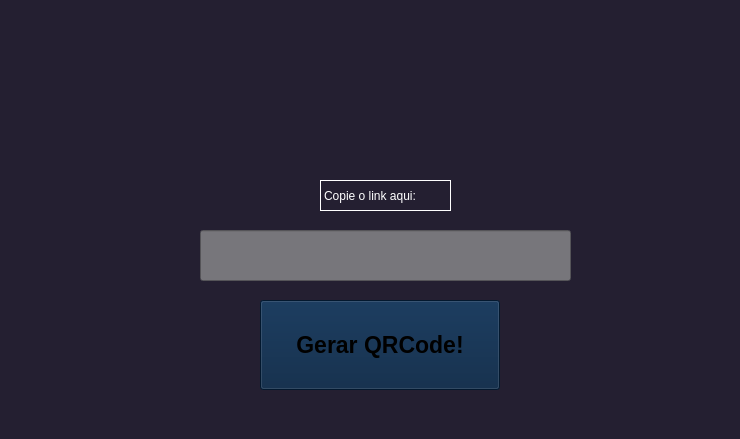
<?xml version="1.0" encoding="UTF-8"?>
<ui version="4.0">
 <class>DistribuicaoLucena</class>
 <widget class="QWidget" name="DistribuicaoLucena">
  <property name="geometry">
   <rect>
    <x>0</x>
    <y>0</y>
    <width>740</width>
    <height>439</height>
   </rect>
  </property>
  <property name="palette">
   <palette>
    <active>
     <colorrole role="Button">
      <brush brushstyle="SolidPattern">
       <color alpha="255">
        <red>36</red>
        <green>31</green>
        <blue>49</blue>
       </color>
      </brush>
     </colorrole>
     <colorrole role="Base">
      <brush brushstyle="SolidPattern">
       <color alpha="255">
        <red>36</red>
        <green>31</green>
        <blue>49</blue>
       </color>
      </brush>
     </colorrole>
     <colorrole role="Window">
      <brush brushstyle="SolidPattern">
       <color alpha="255">
        <red>36</red>
        <green>31</green>
        <blue>49</blue>
       </color>
      </brush>
     </colorrole>
     <colorrole role="Highlight">
      <brush brushstyle="SolidPattern">
       <color alpha="255">
        <red>38</red>
        <green>162</green>
        <blue>105</blue>
       </color>
      </brush>
     </colorrole>
     <colorrole role="AlternateBase">
      <brush brushstyle="SolidPattern">
       <color alpha="255">
        <red>255</red>
        <green>255</green>
        <blue>255</blue>
       </color>
      </brush>
     </colorrole>
    </active>
    <inactive>
     <colorrole role="Button">
      <brush brushstyle="SolidPattern">
       <color alpha="255">
        <red>36</red>
        <green>31</green>
        <blue>49</blue>
       </color>
      </brush>
     </colorrole>
     <colorrole role="Base">
      <brush brushstyle="SolidPattern">
       <color alpha="255">
        <red>36</red>
        <green>31</green>
        <blue>49</blue>
       </color>
      </brush>
     </colorrole>
     <colorrole role="Window">
      <brush brushstyle="SolidPattern">
       <color alpha="255">
        <red>36</red>
        <green>31</green>
        <blue>49</blue>
       </color>
      </brush>
     </colorrole>
     <colorrole role="Highlight">
      <brush brushstyle="SolidPattern">
       <color alpha="255">
        <red>38</red>
        <green>162</green>
        <blue>105</blue>
       </color>
      </brush>
     </colorrole>
     <colorrole role="AlternateBase">
      <brush brushstyle="SolidPattern">
       <color alpha="255">
        <red>255</red>
        <green>255</green>
        <blue>255</blue>
       </color>
      </brush>
     </colorrole>
    </inactive>
    <disabled>
     <colorrole role="Button">
      <brush brushstyle="SolidPattern">
       <color alpha="255">
        <red>36</red>
        <green>31</green>
        <blue>49</blue>
       </color>
      </brush>
     </colorrole>
     <colorrole role="Base">
      <brush brushstyle="SolidPattern">
       <color alpha="255">
        <red>36</red>
        <green>31</green>
        <blue>49</blue>
       </color>
      </brush>
     </colorrole>
     <colorrole role="Window">
      <brush brushstyle="SolidPattern">
       <color alpha="255">
        <red>36</red>
        <green>31</green>
        <blue>49</blue>
       </color>
      </brush>
     </colorrole>
     <colorrole role="Highlight">
      <brush brushstyle="SolidPattern">
       <color alpha="255">
        <red>145</red>
        <green>145</green>
        <blue>145</blue>
       </color>
      </brush>
     </colorrole>
     <colorrole role="AlternateBase">
      <brush brushstyle="SolidPattern">
       <color alpha="255">
        <red>255</red>
        <green>255</green>
        <blue>255</blue>
       </color>
      </brush>
     </colorrole>
    </disabled>
   </palette>
  </property>
  <property name="mouseTracking">
   <bool>false</bool>
  </property>
  <property name="focusPolicy">
   <enum>Qt::NoFocus</enum>
  </property>
  <property name="windowTitle">
   <string>Distribuição Lucena - Criador de QRCode.</string>
  </property>
  <property name="windowOpacity">
   <double>1.000000000000000</double>
  </property>
  <property name="styleSheet">
   <string notr="true">background-color: rgb(36, 31, 49);
alternate-background-color: rgb(255, 255, 255);</string>
  </property>
  <widget class="QPushButton" name="Gerar_QRCode">
   <property name="enabled">
    <bool>true</bool>
   </property>
   <property name="geometry">
    <rect>
     <x>260</x>
     <y>300</y>
     <width>240</width>
     <height>90</height>
    </rect>
   </property>
   <property name="palette">
    <palette>
     <active>
      <colorrole role="WindowText">
       <brush brushstyle="SolidPattern">
        <color alpha="255">
         <red>18</red>
         <green>19</green>
         <blue>20</blue>
        </color>
       </brush>
      </colorrole>
      <colorrole role="Button">
       <brush brushstyle="SolidPattern">
        <color alpha="255">
         <red>4</red>
         <green>33</green>
         <blue>65</blue>
        </color>
       </brush>
      </colorrole>
      <colorrole role="Base">
       <brush brushstyle="SolidPattern">
        <color alpha="255">
         <red>4</red>
         <green>33</green>
         <blue>65</blue>
        </color>
       </brush>
      </colorrole>
      <colorrole role="Window">
       <brush brushstyle="SolidPattern">
        <color alpha="255">
         <red>4</red>
         <green>33</green>
         <blue>65</blue>
        </color>
       </brush>
      </colorrole>
      <colorrole role="AlternateBase">
       <brush brushstyle="SolidPattern">
        <color alpha="255">
         <red>255</red>
         <green>255</green>
         <blue>255</blue>
        </color>
       </brush>
      </colorrole>
     </active>
     <inactive>
      <colorrole role="WindowText">
       <brush brushstyle="SolidPattern">
        <color alpha="255">
         <red>18</red>
         <green>19</green>
         <blue>20</blue>
        </color>
       </brush>
      </colorrole>
      <colorrole role="Button">
       <brush brushstyle="SolidPattern">
        <color alpha="255">
         <red>4</red>
         <green>33</green>
         <blue>65</blue>
        </color>
       </brush>
      </colorrole>
      <colorrole role="Base">
       <brush brushstyle="SolidPattern">
        <color alpha="255">
         <red>4</red>
         <green>33</green>
         <blue>65</blue>
        </color>
       </brush>
      </colorrole>
      <colorrole role="Window">
       <brush brushstyle="SolidPattern">
        <color alpha="255">
         <red>4</red>
         <green>33</green>
         <blue>65</blue>
        </color>
       </brush>
      </colorrole>
      <colorrole role="AlternateBase">
       <brush brushstyle="SolidPattern">
        <color alpha="255">
         <red>255</red>
         <green>255</green>
         <blue>255</blue>
        </color>
       </brush>
      </colorrole>
     </inactive>
     <disabled>
      <colorrole role="WindowText">
       <brush brushstyle="SolidPattern">
        <color alpha="255">
         <red>190</red>
         <green>190</green>
         <blue>190</blue>
        </color>
       </brush>
      </colorrole>
      <colorrole role="Button">
       <brush brushstyle="SolidPattern">
        <color alpha="255">
         <red>4</red>
         <green>33</green>
         <blue>65</blue>
        </color>
       </brush>
      </colorrole>
      <colorrole role="Base">
       <brush brushstyle="SolidPattern">
        <color alpha="255">
         <red>4</red>
         <green>33</green>
         <blue>65</blue>
        </color>
       </brush>
      </colorrole>
      <colorrole role="Window">
       <brush brushstyle="SolidPattern">
        <color alpha="255">
         <red>4</red>
         <green>33</green>
         <blue>65</blue>
        </color>
       </brush>
      </colorrole>
      <colorrole role="AlternateBase">
       <brush brushstyle="SolidPattern">
        <color alpha="255">
         <red>255</red>
         <green>255</green>
         <blue>255</blue>
        </color>
       </brush>
      </colorrole>
     </disabled>
    </palette>
   </property>
   <property name="font">
    <font>
     <family>Liberation Sans</family>
     <pointsize>17</pointsize>
     <weight>75</weight>
     <bold>true</bold>
    </font>
   </property>
   <property name="cursor">
    <cursorShape>ArrowCursor</cursorShape>
   </property>
   <property name="mouseTracking">
    <bool>false</bool>
   </property>
   <property name="contextMenuPolicy">
    <enum>Qt::DefaultContextMenu</enum>
   </property>
   <property name="acceptDrops">
    <bool>false</bool>
   </property>
   <property name="toolTip">
    <string/>
   </property>
   <property name="layoutDirection">
    <enum>Qt::LeftToRight</enum>
   </property>
   <property name="autoFillBackground">
    <bool>false</bool>
   </property>
   <property name="styleSheet">
    <string notr="true">background-color: rgb(4, 33, 65);</string>
   </property>
   <property name="text">
    <string>Gerar QRCode!</string>
   </property>
   <property name="checkable">
    <bool>true</bool>
   </property>
   <property name="checked">
    <bool>false</bool>
   </property>
   <property name="autoRepeat">
    <bool>false</bool>
   </property>
   <property name="autoExclusive">
    <bool>false</bool>
   </property>
  </widget>
  <widget class="QLabel" name="tex_r">
   <property name="geometry">
    <rect>
     <x>320</x>
     <y>180</y>
     <width>131</width>
     <height>31</height>
    </rect>
   </property>
   <property name="autoFillBackground">
    <bool>false</bool>
   </property>
   <property name="styleSheet">
    <string notr="true">color: rgb(255, 255, 255);</string>
   </property>
   <property name="inputMethodHints">
    <set>Qt::ImhNone</set>
   </property>
   <property name="frameShape">
    <enum>QFrame::Box</enum>
   </property>
   <property name="frameShadow">
    <enum>QFrame::Plain</enum>
   </property>
   <property name="midLineWidth">
    <number>0</number>
   </property>
   <property name="text">
    <string>Copie o link aqui: </string>
   </property>
  </widget>
  <widget class="QLineEdit" name="g_link">
   <property name="geometry">
    <rect>
     <x>200</x>
     <y>230</y>
     <width>371</width>
     <height>51</height>
    </rect>
   </property>
   <property name="font">
    <font>
     <pointsize>16</pointsize>
    </font>
   </property>
   <property name="layoutDirection">
    <enum>Qt::LeftToRight</enum>
   </property>
   <property name="autoFillBackground">
    <bool>false</bool>
   </property>
   <property name="styleSheet">
    <string notr="true">background-color: rgb(119, 118, 123);</string>
   </property>
  </widget>
 </widget>
 <resources>
  <include location="fundo.qrc"/>
 </resources>
 <connections/>
</ui>
